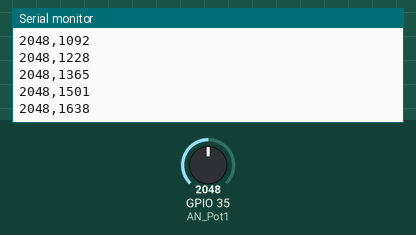
Recording of a sketch running on a simulated ESP32. Shown: the last lines printed to the serial monitor. The test bench sets the inputs (shaded band); at power-on: GPIO 35 (AN_Pot1) = 2048.

Above: at 1.2 s.
1.3 s: GPIO 35 (AN_Pot1) set to 2866
At 1.31 s:
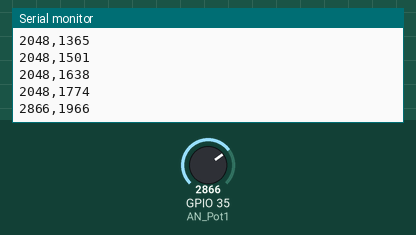
2.8 s: GPIO 35 (AN_Pot1) set to 3603
At 2.81 s:
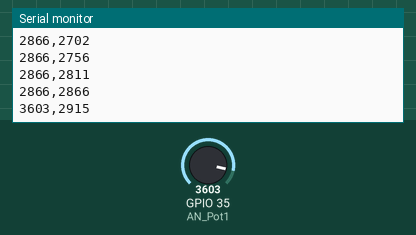
Timing chart, 0 to 5.8 s (numbered marks = the images above; inputs shaded):
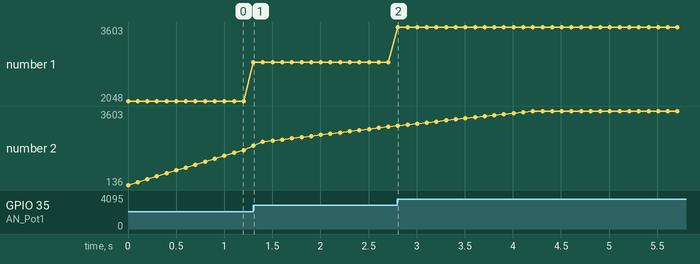

The sketch:

sketch_jul14adddd.ino
```cpp
/*
 * LAB: 11
 * Name: ESP32 ADC Multi-Sampling & Moving Average Filter
 * Author: Khaled Magdy
 * For More Info Visit: www.DeepBlueMbedded.com
*/

#include "esp_adc_cal.h"

#define AN_Pot1     35
#define FILTER_LEN  15

uint32_t AN_Pot1_Buffer[FILTER_LEN] = {0};
int AN_Pot1_i = 0;
int AN_Pot1_Raw = 0;
int AN_Pot1_Filtered = 0;

void setup()
{
  Serial.begin(115200);
}

void loop()
{
  AN_Pot1_Raw = analogRead(AN_Pot1);
  AN_Pot1_Filtered = readADC_Avg(AN_Pot1_Raw);
  Serial.print(AN_Pot1_Raw);        // Print Raw Reading
  Serial.print(',');                // Comma Separator
  Serial.println(AN_Pot1_Filtered); // Print Filtered Output
  delay(100);
}

uint32_t readADC_Avg(int ADC_Raw)
{
  int i = 0;
  uint32_t Sum = 0;

  AN_Pot1_Buffer[AN_Pot1_i++] = ADC_Raw;
  if(AN_Pot1_i == FILTER_LEN)
  {
    AN_Pot1_i = 0;
  }
  for(i=0; i<FILTER_LEN; i++)
  {
    Sum += AN_Pot1_Buffer[i];
  }
  return (Sum/FILTER_LEN);
}
```

Measured:
- after the input at 1.3 s, the serial monitor: prints a new line at once (image 1)
- after the input at 2.8 s, the serial monitor: prints a new line at once (image 2)
- plotted number 1: 2048 → 2866 after the input at 1.3 s, 2866 → 3603 after the input at 2.8 s
- plotted number 2: 1774 → 2866 after the input at 1.3 s, 2866 → 3603 after the input at 2.8 s
